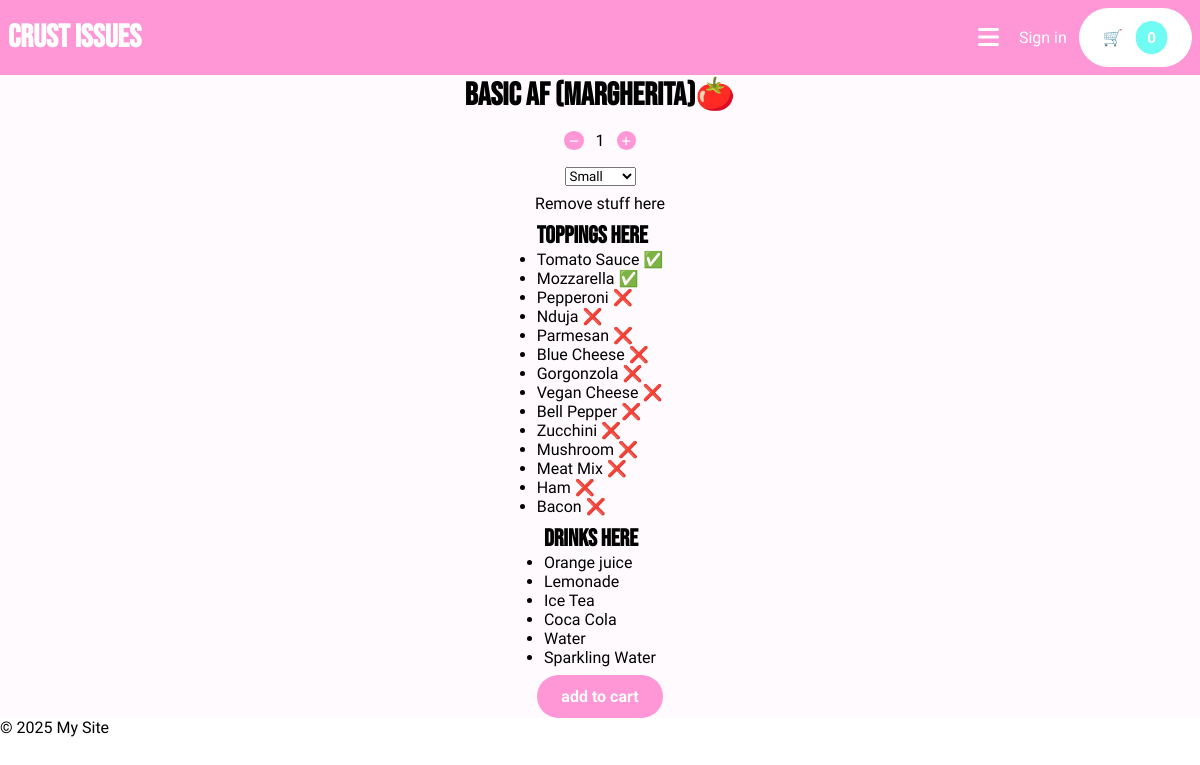
The page /menu/select-pizza/21/ on the database its author committed.
### application/models.py (models this page shows, shortened)
class Pizza(models.Model):
    name = models.CharField(max_length=100)
    base_price = models.DecimalField(max_digits=6, decimal_places=2)
    available_toppings = models.ManyToManyField(Topping, blank=True)
    icon = models.CharField(max_length=255)
    description = models.CharField(max_length=100)

class Topping(models.Model):
    name = models.CharField(max_length=50)
    icon = models.CharField(max_length=50, default="")

class Drink(models.Model):
    name = models.CharField(max_length=100)
    price = models.DecimalField(max_digits=6, decimal_places=2)
    icon = models.CharField(max_length=255)
    description = models.CharField(max_length=100)

### application/views.py (the view)
# urls.py: path("menu/select-pizza/<int:pizza_id>/", views.select_pizza, name="select-pizza"),
def select_pizza(request, pizza_id):
   pizza = Pizza.objects.get(id=pizza_id)
   drinks = Drink.objects.all()
   toppings = Topping.objects.all()
   return render(request, "select-pizza.html", {
      "pizza": pizza,
      "drinks": drinks,
      "toppings": toppings
   })

### application/templates/select-pizza.html (shortened to what this page needs)
{% extends "layout.html" %} {% block content %}
<form method="post" action="/cart" class="col center">
  <h1 class="text-black bebas-neue">{{pizza.name}}{{pizza.icon}}</h1>
  <div class="row padding-small">
    <button id="sub">{% include "components/minus-icon.html" %}</button>
    <p id="quantity" style="cursor: pointer">1</p>
    <button id="add">{% include "components/plus-icon.html" %}</button>
  </div>
  <div>
    <select name="pizza-size" id="select-pizza-size">
      <option value="small">Small</option>
    </select>
  </div>
  <div>Remove stuff here</div>
  <div>
    <h2 class="text-black">Toppings here</h2>
    <ul>
      {% for topping in toppings %}
      <li>
        {{ topping.name }} {% if topping in pizza.available_toppings.all %} ✅
        {% else %} ❌ {% endif %}
      </li>
      {% endfor %}
    </ul>
  </div>
  <div>
    <h2 class="text-black">Drinks here</h2>
    <ul>
      {% for drink in drinks %}
      <li>{{drink.name}}</li>
      {%endfor%}
    </ul>
  </div>
  <button type="submit" class="cta cta-primary">add to cart</button>
</form>
{% endblock %}

### application/static/css/styles.css (style rules this page uses)
* { padding: 0; margin: 0; font-family: "Quicksand", sans-serif; }
:root { --color-purple: rgb(254, 250, 254); --color-pink: rgb(255, 150, 213); --color-white: white; --color-turqoise: rgb(112, 252, 243); --color-light-turqoise: rgb(197, 248, 244); --color-yellow: rgb(255, 253, 195); --spacing-small: 0.5rem; --spacing-medium: 0.75rem; --spacing-large: 1.5rem; --rounded: 35px; --rounded-full: 50%; }
h1, h2 { color: var(--color-white); font-family: "Bebas Neue", sans-serif; }
.bebas-neue { font-family: "Bebas Neue", sans-serif; }
button { all: unset; }
.cta { padding: var(--spacing-medium) var(--spacing-large); font-weight: 900; text-align: center; }
button { cursor: pointer; }
.cta-primary { background-color: var(--color-pink); border-radius: var(--rounded); color: var(--color-white); }
.row { display: flex; gap: var(--spacing-medium); align-items: center; }
.col { display: flex; flex-direction: column; gap: var(--spacing-small); align-items: center; }
.center { display: flex; align-items: center; justify-content: center; }
.text-black { color: var(--color-black); }
.padding-small { padding: var(--spacing-small); }

### rows shown on the page
Pizza: name "Basic AF (Margherita)", icon "🍅"
Topping: name "Tomato Sauce"
Topping: name "Mozzarella"
Topping: name "Pepperoni"
Topping: name "Nduja"
Topping: name "Parmesan"
Topping: name "Blue Cheese"
Topping: name "Gorgonzola"
Topping: name "Vegan Cheese"
Topping: name "Bell Pepper"
Topping: name "Zucchini"
Topping: name "Mushroom"
Topping: name "Meat Mix"
Topping: name "Ham"
Topping: name "Bacon"
Drink: name "Orange juice"
Drink: name "Lemonade"
Drink: name "Ice Tea"
Drink: name "Coca Cola"
Drink: name "Water"
Drink: name "Sparkling Water"
